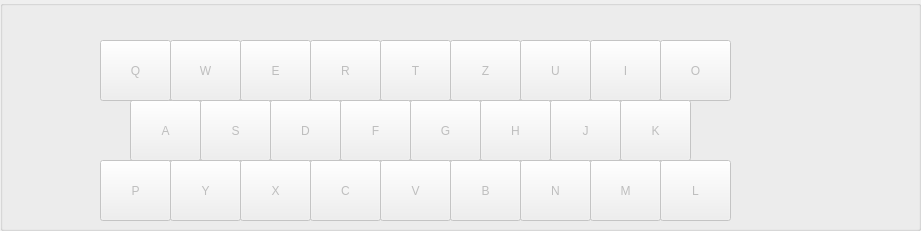
   <widget class="QGroupBox" name="groupBox">
    <property name="geometry">
     <rect>
      <x>0</x>
      <y>320</y>
      <width>921</width>
      <height>231</height>
     </rect>
    </property>
    <property name="title">
     <string/>
    </property>
    <widget class="QPushButton" name="Btn_A">
     <property name="enabled">
      <bool>false</bool>
     </property>
     <property name="geometry">
      <rect>
       <x>130</x>
       <y>100</y>
       <width>71</width>
       <height>61</height>
      </rect>
     </property>
     <property name="text">
      <string>A</string>
     </property>
    </widget>
    <widget class="QPushButton" name="Btn_O">
     <property name="enabled">
      <bool>false</bool>
     </property>
     <property name="geometry">
      <rect>
       <x>660</x>
       <y>40</y>
       <width>71</width>
       <height>61</height>
      </rect>
     </property>
     <property name="text">
      <string>O</string>
     </property>
    </widget>
    <widget class="QPushButton" name="Btn_I">
     <property name="enabled">
      <bool>false</bool>
     </property>
     <property name="geometry">
      <rect>
       <x>590</x>
       <y>40</y>
       <width>71</width>
       <height>61</height>
      </rect>
     </property>
     <property name="text">
      <string>I</string>
     </property>
    </widget>
    <widget class="QPushButton" name="Btn_U">
     <property name="enabled">
      <bool>false</bool>
     </property>
     <property name="geometry">
      <rect>
       <x>520</x>
       <y>40</y>
       <width>71</width>
       <height>61</height>
      </rect>
     </property>
     <property name="text">
      <string>U</string>
     </property>
    </widget>
    <widget class="QPushButton" name="Btn_Z">
     <property name="enabled">
      <bool>false</bool>
     </property>
     <property name="geometry">
      <rect>
       <x>450</x>
       <y>40</y>
       <width>71</width>
       <height>61</height>
      </rect>
     </property>
     <property name="text">
      <string>Z</string>
     </property>
    </widget>
    <widget class="QPushButton" name="Btn_T">
     <property name="enabled">
      <bool>false</bool>
     </property>
     <property name="geometry">
      <rect>
       <x>380</x>
       <y>40</y>
       <width>71</width>
       <height>61</height>
      </rect>
     </property>
     <property name="text">
      <string>T</string>
     </property>
    </widget>
    <widget class="QPushButton" name="Btn_R">
     <property name="enabled">
      <bool>false</bool>
     </property>
     <property name="geometry">
      <rect>
       <x>310</x>
       <y>40</y>
       <width>71</width>
       <height>61</height>
      </rect>
     </property>
     <property name="text">
      <string>R</string>
     </property>
    </widget>
    <widget class="QPushButton" name="Btn_E">
     <property name="enabled">
      <bool>false</bool>
     </property>
     <property name="geometry">
      <rect>
       <x>240</x>
       <y>40</y>
       <width>71</width>
       <height>61</height>
      </rect>
     </property>
     <property name="text">
      <string>E</string>
     </property>
    </widget>
    <widget class="QPushButton" name="Btn_W">
     <property name="enabled">
      <bool>false</bool>
     </property>
     <property name="geometry">
      <rect>
       <x>170</x>
       <y>40</y>
       <width>71</width>
       <height>61</height>
      </rect>
     </property>
     <property name="text">
      <string>W</string>
     </property>
    </widget>
    <widget class="QPushButton" name="Btn_Q">
     <property name="enabled">
      <bool>false</bool>
     </property>
     <property name="geometry">
      <rect>
       <x>100</x>
       <y>40</y>
       <width>71</width>
       <height>61</height>
      </rect>
     </property>
     <property name="text">
      <string>Q</string>
     </property>
    </widget>
    <widget class="QPushButton" name="Btn_S">
     <property name="enabled">
      <bool>false</bool>
     </property>
     <property name="geometry">
      <rect>
       <x>200</x>
       <y>100</y>
       <width>71</width>
       <height>61</height>
      </rect>
     </property>
     <property name="text">
      <string>S</string>
     </property>
    </widget>
    <widget class="QPushButton" name="Btn_D">
     <property name="enabled">
      <bool>false</bool>
     </property>
     <property name="geometry">
      <rect>
       <x>270</x>
       <y>100</y>
       <width>71</width>
       <height>61</height>
      </rect>
     </property>
     <property name="text">
      <string>D</string>
     </property>
    </widget>
    <widget class="QPushButton" name="Btn_F">
     <property name="enabled">
      <bool>false</bool>
     </property>
     <property name="geometry">
      <rect>
       <x>340</x>
       <y>100</y>
       <width>71</width>
       <height>61</height>
      </rect>
     </property>
     <property name="text">
      <string>F</string>
     </property>
    </widget>
    <widget class="QPushButton" name="Btn_G">
     <property name="enabled">
      <bool>false</bool>
     </property>
     <property name="geometry">
      <rect>
       <x>410</x>
       <y>100</y>
       <width>71</width>
       <height>61</height>
      </rect>
     </property>
     <property name="text">
      <string>G</string>
     </property>
    </widget>
    <widget class="QPushButton" name="Btn_H">
     <property name="enabled">
      <bool>false</bool>
     </property>
     <property name="geometry">
      <rect>
       <x>480</x>
       <y>100</y>
       <width>71</width>
       <height>61</height>
      </rect>
     </property>
     <property name="text">
      <string>H</string>
     </property>
    </widget>
    <widget class="QPushButton" name="Btn_J">
     <property name="enabled">
      <bool>false</bool>
     </property>
     <property name="geometry">
      <rect>
       <x>550</x>
       <y>100</y>
       <width>71</width>
       <height>61</height>
      </rect>
     </property>
     <property name="text">
      <string>J</string>
     </property>
    </widget>
    <widget class="QPushButton" name="Btn_K">
     <property name="enabled">
      <bool>false</bool>
     </property>
     <property name="geometry">
      <rect>
       <x>620</x>
       <y>100</y>
       <width>71</width>
       <height>61</height>
      </rect>
     </property>
     <property name="text">
      <string>K</string>
     </property>
    </widget>
    <widget class="QPushButton" name="Btn_P">
     <property name="enabled">
      <bool>false</bool>
     </property>
     <property name="geometry">
      <rect>
       <x>100</x>
       <y>160</y>
       <width>71</width>
       <height>61</height>
      </rect>
     </property>
     <property name="text">
      <string>P</string>
     </property>
    </widget>
    <widget class="QPushButton" name="Btn_Y">
     <property name="enabled">
      <bool>false</bool>
     </property>
     <property name="geometry">
      <rect>
       <x>170</x>
       <y>160</y>
       <width>71</width>
       <height>61</height>
      </rect>
     </property>
     <property name="text">
      <string>Y</string>
     </property>
    </widget>
    <widget class="QPushButton" name="Btn_X">
     <property name="enabled">
      <bool>false</bool>
     </property>
     <property name="geometry">
      <rect>
       <x>240</x>
       <y>160</y>
       <width>71</width>
       <height>61</height>
      </rect>
     </property>
     <property name="text">
      <string>X</string>
     </property>
    </widget>
    <widget class="QPushButton" name="Btn_C">
     <property name="enabled">
      <bool>false</bool>
     </property>
     <property name="geometry">
      <rect>
       <x>310</x>
       <y>160</y>
       <width>71</width>
       <height>61</height>
      </rect>
     </property>
     <property name="text">
      <string>C</string>
     </property>
    </widget>
    <widget class="QPushButton" name="Btn_V">
     <property name="enabled">
      <bool>false</bool>
     </property>
     <property name="geometry">
      <rect>
       <x>380</x>
       <y>160</y>
       <width>71</width>
       <height>61</height>
      </rect>
     </property>
     <property name="text">
      <string>V</string>
     </property>
    </widget>
    <widget class="QPushButton" name="Btn_B">
     <property name="enabled">
      <bool>false</bool>
     </property>
     <property name="geometry">
      <rect>
       <x>450</x>
       <y>160</y>
       <width>71</width>
       <height>61</height>
      </rect>
     </property>
     <property name="text">
      <string>B</string>
     </property>
    </widget>
    <widget class="QPushButton" name="Btn_N">
     <property name="enabled">
      <bool>false</bool>
     </property>
     <property name="geometry">
      <rect>
       <x>520</x>
       <y>160</y>
       <width>71</width>
       <height>61</height>
      </rect>
     </property>
     <property name="text">
      <string>N</string>
     </property>
    </widget>
    <widget class="QPushButton" name="Btn_M">
     <property name="enabled">
      <bool>false</bool>
     </property>
     <property name="geometry">
      <rect>
       <x>590</x>
       <y>160</y>
       <width>71</width>
       <height>61</height>
      </rect>
     </property>
     <property name="text">
      <string>M</string>
     </property>
    </widget>
    <widget class="QPushButton" name="Btn_L">
     <property name="enabled">
      <bool>false</bool>
     </property>
     <property name="geometry">
      <rect>
       <x>660</x>
       <y>160</y>
       <width>71</width>
       <height>61</height>
      </rect>
     </property>
     <property name="text">
      <string>L</string>
     </property>
    </widget>
   </widget>
